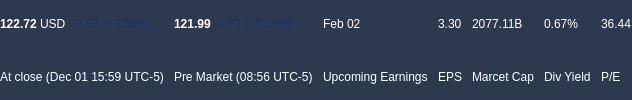
        <widget class="QWidget" name="NumbersWidget" native="true">
         <property name="palette">
          <palette>
           <active>
            <colorrole role="WindowText">
             <brush brushstyle="SolidPattern">
              <color alpha="255">
               <red>255</red>
               <green>255</green>
               <blue>255</blue>
              </color>
             </brush>
            </colorrole>
            <colorrole role="Button">
             <brush brushstyle="SolidPattern">
              <color alpha="255">
               <red>45</red>
               <green>57</green>
               <blue>79</blue>
              </color>
             </brush>
            </colorrole>
            <colorrole role="Text">
             <brush brushstyle="SolidPattern">
              <color alpha="255">
               <red>255</red>
               <green>255</green>
               <blue>255</blue>
              </color>
             </brush>
            </colorrole>
            <colorrole role="ButtonText">
             <brush brushstyle="SolidPattern">
              <color alpha="255">
               <red>255</red>
               <green>255</green>
               <blue>255</blue>
              </color>
             </brush>
            </colorrole>
            <colorrole role="Base">
             <brush brushstyle="SolidPattern">
              <color alpha="255">
               <red>45</red>
               <green>57</green>
               <blue>79</blue>
              </color>
             </brush>
            </colorrole>
            <colorrole role="Window">
             <brush brushstyle="SolidPattern">
              <color alpha="255">
               <red>45</red>
               <green>57</green>
               <blue>79</blue>
              </color>
             </brush>
            </colorrole>
           </active>
           <inactive>
            <colorrole role="WindowText">
             <brush brushstyle="SolidPattern">
              <color alpha="255">
               <red>255</red>
               <green>255</green>
               <blue>255</blue>
              </color>
             </brush>
            </colorrole>
            <colorrole role="Button">
             <brush brushstyle="SolidPattern">
              <color alpha="255">
               <red>45</red>
               <green>57</green>
               <blue>79</blue>
              </color>
             </brush>
            </colorrole>
            <colorrole role="Text">
             <brush brushstyle="SolidPattern">
              <color alpha="255">
               <red>255</red>
               <green>255</green>
               <blue>255</blue>
              </color>
             </brush>
            </colorrole>
            <colorrole role="ButtonText">
             <brush brushstyle="SolidPattern">
              <color alpha="255">
               <red>255</red>
               <green>255</green>
               <blue>255</blue>
              </color>
             </brush>
            </colorrole>
            <colorrole role="Base">
             <brush brushstyle="SolidPattern">
              <color alpha="255">
               <red>45</red>
               <green>57</green>
               <blue>79</blue>
              </color>
             </brush>
            </colorrole>
            <colorrole role="Window">
             <brush brushstyle="SolidPattern">
              <color alpha="255">
               <red>45</red>
               <green>57</green>
               <blue>79</blue>
              </color>
             </brush>
            </colorrole>
           </inactive>
           <disabled>
            <colorrole role="WindowText">
             <brush brushstyle="SolidPattern">
              <color alpha="255">
               <red>255</red>
               <green>255</green>
               <blue>255</blue>
              </color>
             </brush>
            </colorrole>
            <colorrole role="Button">
             <brush brushstyle="SolidPattern">
              <color alpha="255">
               <red>45</red>
               <green>57</green>
               <blue>79</blue>
              </color>
             </brush>
            </colorrole>
            <colorrole role="Text">
             <brush brushstyle="SolidPattern">
              <color alpha="255">
               <red>255</red>
               <green>255</green>
               <blue>255</blue>
              </color>
             </brush>
            </colorrole>
            <colorrole role="ButtonText">
             <brush brushstyle="SolidPattern">
              <color alpha="255">
               <red>255</red>
               <green>255</green>
               <blue>255</blue>
              </color>
             </brush>
            </colorrole>
            <colorrole role="Base">
             <brush brushstyle="SolidPattern">
              <color alpha="255">
               <red>45</red>
               <green>57</green>
               <blue>79</blue>
              </color>
             </brush>
            </colorrole>
            <colorrole role="Window">
             <brush brushstyle="SolidPattern">
              <color alpha="255">
               <red>45</red>
               <green>57</green>
               <blue>79</blue>
              </color>
             </brush>
            </colorrole>
           </disabled>
          </palette>
         </property>
         <property name="styleSheet">
          <string notr="true"/>
         </property>
         <layout class="QHBoxLayout" name="horizontalLayout_4">
          <property name="spacing">
           <number>10</number>
          </property>
          <property name="leftMargin">
           <number>0</number>
          </property>
          <property name="topMargin">
           <number>0</number>
          </property>
          <property name="rightMargin">
           <number>0</number>
          </property>
          <property name="bottomMargin">
           <number>0</number>
          </property>
          <item alignment="Qt::AlignLeft">
           <widget class="QWidget" name="NumbersLeftWidget" native="true">
            <layout class="QHBoxLayout" name="horizontalLayout">
             <property name="spacing">
              <number>10</number>
             </property>
             <property name="leftMargin">
              <number>0</number>
             </property>
             <property name="topMargin">
              <number>0</number>
             </property>
             <property name="rightMargin">
              <number>0</number>
             </property>
             <property name="bottomMargin">
              <number>0</number>
             </property>
             <item>
              <layout class="QVBoxLayout" name="AtClose">
               <property name="spacing">
                <number>5</number>
               </property>
               <item>
                <widget class="QLabel" name="AtCloseValue">
                 <property name="autoFillBackground">
                  <bool>false</bool>
                 </property>
                 <property name="text">
                  <string>&lt;b&gt;122.72&lt;/b&gt; USD &lt;span style=&quot;color: #1f306e;&quot;&gt;+3.67 (+3.08%)&lt;/span&gt;</string>
                 </property>
                 <property name="textFormat">
                  <enum>Qt::AutoText</enum>
                 </property>
                 <property name="margin">
                  <number>5</number>
                 </property>
                </widget>
               </item>
               <item>
                <widget class="QLabel" name="AtCloseDate">
                 <property name="autoFillBackground">
                  <bool>false</bool>
                 </property>
                 <property name="styleSheet">
                  <string notr="true"/>
                 </property>
                 <property name="text">
                  <string>At close (Dec 01 15:59 UTC-5)</string>
                 </property>
                 <property name="margin">
                  <number>0</number>
                 </property>
                </widget>
               </item>
              </layout>
             </item>
             <item>
              <layout class="QVBoxLayout" name="PreMarket">
               <property name="spacing">
                <number>5</number>
               </property>
               <item>
                <widget class="QLabel" name="PreMarketValue">
                 <property name="autoFillBackground">
                  <bool>false</bool>
                 </property>
                 <property name="text">
                  <string> &lt;b&gt;121.99&lt;/b&gt; &lt;span style=&quot;color: #1f306e;&quot;&gt;-0.73 (−0.59%)&lt;/span&gt;</string>
                 </property>
                 <property name="margin">
                  <number>5</number>
                 </property>
                </widget>
               </item>
               <item>
                <widget class="QLabel" name="PreMarketName">
                 <property name="palette">
                  <palette>
                   <active>
                    <colorrole role="WindowText">
                     <brush brushstyle="SolidPattern">
                      <color alpha="255">
                       <red>255</red>
                       <green>255</green>
                       <blue>255</blue>
                      </color>
                     </brush>
                    </colorrole>
                    <colorrole role="Button">
                     <brush brushstyle="SolidPattern">
                      <color alpha="255">
                       <red>199</red>
                       <green>65</green>
                       <blue>123</blue>
                      </color>
                     </brush>
                    </colorrole>
                    <colorrole role="Text">
                     <brush brushstyle="SolidPattern">
                      <color alpha="255">
                       <red>255</red>
                       <green>255</green>
                       <blue>255</blue>
                      </color>
                     </brush>
                    </colorrole>
                    <colorrole role="ButtonText">
                     <brush brushstyle="SolidPattern">
                      <color alpha="255">
                       <red>255</red>
                       <green>255</green>
                       <blue>255</blue>
                      </color>
                     </brush>
                    </colorrole>
                    <colorrole role="Base">
                     <brush brushstyle="SolidPattern">
                      <color alpha="255">
                       <red>199</red>
                       <green>65</green>
                       <blue>123</blue>
                      </color>
                     </brush>
                    </colorrole>
                    <colorrole role="Window">
                     <brush brushstyle="SolidPattern">
                      <color alpha="255">
                       <red>199</red>
                       <green>65</green>
                       <blue>123</blue>
                      </color>
                     </brush>
                    </colorrole>
                   </active>
                   <inactive>
                    <colorrole role="WindowText">
                     <brush brushstyle="SolidPattern">
                      <color alpha="255">
                       <red>255</red>
                       <green>255</green>
                       <blue>255</blue>
                      </color>
                     </brush>
                    </colorrole>
                    <colorrole role="Button">
                     <brush brushstyle="SolidPattern">
                      <color alpha="255">
                       <red>199</red>
                       <green>65</green>
                       <blue>123</blue>
                      </color>
                     </brush>
                    </colorrole>
                    <colorrole role="Text">
                     <brush brushstyle="SolidPattern">
                      <color alpha="255">
                       <red>255</red>
                       <green>255</green>
                       <blue>255</blue>
                      </color>
                     </brush>
                    </colorrole>
                    <colorrole role="ButtonText">
                     <brush brushstyle="SolidPattern">
                      <color alpha="255">
                       <red>255</red>
                       <green>255</green>
                       <blue>255</blue>
                      </color>
                     </brush>
                    </colorrole>
                    <colorrole role="Base">
                     <brush brushstyle="SolidPattern">
                      <color alpha="255">
                       <red>199</red>
                       <green>65</green>
                       <blue>123</blue>
                      </color>
                     </brush>
                    </colorrole>
                    <colorrole role="Window">
                     <brush brushstyle="SolidPattern">
                      <color alpha="255">
                       <red>199</red>
                       <green>65</green>
                       <blue>123</blue>
                      </color>
                     </brush>
                    </colorrole>
                   </inactive>
                   <disabled>
                    <colorrole role="WindowText">
                     <brush brushstyle="SolidPattern">
                      <color alpha="255">
                       <red>255</red>
                       <green>255</green>
                       <blue>255</blue>
                      </color>
                     </brush>
                    </colorrole>
                    <colorrole role="Button">
                     <brush brushstyle="SolidPattern">
                      <color alpha="255">
                       <red>199</red>
                       <green>65</green>
                       <blue>123</blue>
                      </color>
                     </brush>
                    </colorrole>
                    <colorrole role="Text">
                     <brush brushstyle="SolidPattern">
                      <color alpha="255">
                       <red>255</red>
                       <green>255</green>
                       <blue>255</blue>
                      </color>
                     </brush>
                    </colorrole>
                    <colorrole role="ButtonText">
                     <brush brushstyle="SolidPattern">
                      <color alpha="255">
                       <red>255</red>
                       <green>255</green>
                       <blue>255</blue>
                      </color>
                     </brush>
                    </colorrole>
                    <colorrole role="Base">
                     <brush brushstyle="SolidPattern">
                      <color alpha="255">
                       <red>199</red>
                       <green>65</green>
                       <blue>123</blue>
                      </color>
                     </brush>
                    </colorrole>
                    <colorrole role="Window">
                     <brush brushstyle="SolidPattern">
                      <color alpha="255">
                       <red>199</red>
                       <green>65</green>
                       <blue>123</blue>
                      </color>
                     </brush>
                    </colorrole>
                   </disabled>
                  </palette>
                 </property>
                 <property name="autoFillBackground">
                  <bool>false</bool>
                 </property>
                 <property name="text">
                  <string>Pre Market (08:56 UTC-5)</string>
                 </property>
                 <property name="margin">
                  <number>5</number>
                 </property>
                </widget>
               </item>
              </layout>
             </item>
            </layout>
           </widget>
          </item>
          <item alignment="Qt::AlignRight">
           <widget class="QWidget" name="NumbersRightWidget" native="true">
            <layout class="QHBoxLayout" name="horizontalLayout_5">
             <property name="spacing">
              <number>10</number>
             </property>
             <property name="leftMargin">
              <number>0</number>
             </property>
             <property name="topMargin">
              <number>0</number>
             </property>
             <property name="rightMargin">
              <number>0</number>
             </property>
             <property name="bottomMargin">
              <number>0</number>
             </property>
             <item>
              <widget class="QWidget" name="UpcomingEarningsWidget" native="true">
               <property name="autoFillBackground">
                <bool>false</bool>
               </property>
               <layout class="QVBoxLayout" name="UpcomingEarnings">
                <property name="spacing">
                 <number>5</number>
                </property>
                <property name="leftMargin">
                 <number>0</number>
                </property>
                <property name="topMargin">
                 <number>0</number>
                </property>
                <property name="rightMargin">
                 <number>0</number>
                </property>
                <property name="bottomMargin">
                 <number>0</number>
                </property>
                <item>
                 <widget class="QLabel" name="UpcomingEarningsValue">
                  <property name="autoFillBackground">
                   <bool>false</bool>
                  </property>
                  <property name="text">
                   <string>Feb 02</string>
                  </property>
                  <property name="margin">
                   <number>5</number>
                  </property>
                 </widget>
                </item>
                <item>
                 <widget class="QLabel" name="UpcomingEarningsName">
                  <property name="autoFillBackground">
                   <bool>false</bool>
                  </property>
                  <property name="text">
                   <string>Upcoming Earnings</string>
                  </property>
                  <property name="margin">
                   <number>5</number>
                  </property>
                 </widget>
                </item>
               </layout>
              </widget>
             </item>
             <item>
              <widget class="QWidget" name="EPSWidget" native="true">
               <property name="styleSheet">
                <string notr="true"/>
               </property>
               <layout class="QVBoxLayout" name="EPS">
                <property name="spacing">
                 <number>5</number>
                </property>
                <property name="leftMargin">
                 <number>0</number>
                </property>
                <property name="topMargin">
                 <number>0</number>
                </property>
                <property name="rightMargin">
                 <number>0</number>
                </property>
                <property name="bottomMargin">
                 <number>0</number>
                </property>
                <item>
                 <widget class="QLabel" name="EPSValue">
                  <property name="styleSheet">
                   <string notr="true"/>
                  </property>
                  <property name="text">
                   <string>3.30</string>
                  </property>
                  <property name="margin">
                   <number>5</number>
                  </property>
                 </widget>
                </item>
                <item>
                 <widget class="QLabel" name="EPSName">
                  <property name="styleSheet">
                   <string notr="true"/>
                  </property>
                  <property name="text">
                   <string>EPS</string>
                  </property>
                  <property name="margin">
                   <number>5</number>
                  </property>
                 </widget>
                </item>
               </layout>
              </widget>
             </item>
             <item>
              <widget class="QWidget" name="MarcetCapWidget" native="true">
               <property name="styleSheet">
                <string notr="true"/>
               </property>
               <layout class="QVBoxLayout" name="MarcetCap">
                <property name="spacing">
                 <number>5</number>
                </property>
                <property name="leftMargin">
                 <number>0</number>
                </property>
                <property name="topMargin">
                 <number>0</number>
                </property>
                <property name="rightMargin">
                 <number>0</number>
                </property>
                <property name="bottomMargin">
                 <number>0</number>
                </property>
                <item>
                 <widget class="QLabel" name="MarketCapValue">
                  <property name="styleSheet">
                   <string notr="true"/>
                  </property>
                  <property name="text">
                   <string>2077.11B</string>
                  </property>
                  <property name="margin">
                   <number>5</number>
                  </property>
                 </widget>
                </item>
                <item>
                 <widget class="QLabel" name="MarketCapName">
                  <property name="styleSheet">
                   <string notr="true"/>
                  </property>
                  <property name="text">
                   <string>Marcet Cap</string>
                  </property>
                  <property name="margin">
                   <number>5</number>
                  </property>
                 </widget>
                </item>
               </layout>
              </widget>
             </item>
             <item>
              <widget class="QWidget" name="DivYieldWidget" native="true">
               <property name="styleSheet">
                <string notr="true"/>
               </property>
               <layout class="QVBoxLayout" name="DivYield">
                <property name="spacing">
                 <number>5</number>
                </property>
                <property name="leftMargin">
                 <number>0</number>
                </property>
                <property name="topMargin">
                 <number>0</number>
                </property>
                <property name="rightMargin">
                 <number>0</number>
                </property>
                <property name="bottomMargin">
                 <number>0</number>
                </property>
                <item>
                 <widget class="QLabel" name="DivYieldValue">
                  <property name="styleSheet">
                   <string notr="true"/>
                  </property>
                  <property name="text">
                   <string>0.67%</string>
                  </property>
                  <property name="margin">
                   <number>5</number>
                  </property>
                 </widget>
                </item>
                <item>
                 <widget class="QLabel" name="DivYieldName">
                  <property name="styleSheet">
                   <string notr="true"/>
                  </property>
                  <property name="text">
                   <string>Div Yield</string>
                  </property>
                  <property name="margin">
                   <number>5</number>
                  </property>
                 </widget>
                </item>
               </layout>
              </widget>
             </item>
             <item>
              <widget class="QWidget" name="PEWidget" native="true">
               <property name="autoFillBackground">
                <bool>false</bool>
               </property>
               <layout class="QVBoxLayout" name="PE">
                <property name="spacing">
                 <number>5</number>
                </property>
                <property name="leftMargin">
                 <number>0</number>
                </property>
                <property name="topMargin">
                 <number>0</number>
                </property>
                <property name="rightMargin">
                 <number>0</number>
                </property>
                <property name="bottomMargin">
                 <number>0</number>
                </property>
                <item>
                 <widget class="QLabel" name="PEValue">
                  <property name="autoFillBackground">
                   <bool>false</bool>
                  </property>
                  <property name="text">
                   <string>36.44</string>
                  </property>
                  <property name="alignment">
                   <set>Qt::AlignLeading|Qt::AlignLeft|Qt::AlignVCenter</set>
                  </property>
                  <property name="margin">
                   <number>5</number>
                  </property>
                 </widget>
                </item>
                <item>
                 <widget class="QLabel" name="PEName">
                  <property name="autoFillBackground">
                   <bool>false</bool>
                  </property>
                  <property name="text">
                   <string>P/E</string>
                  </property>
                  <property name="alignment">
                   <set>Qt::AlignLeading|Qt::AlignLeft|Qt::AlignVCenter</set>
                  </property>
                  <property name="margin">
                   <number>5</number>
                  </property>
                 </widget>
                </item>
               </layout>
              </widget>
             </item>
            </layout>
           </widget>
          </item>
         </layout>
        </widget>
